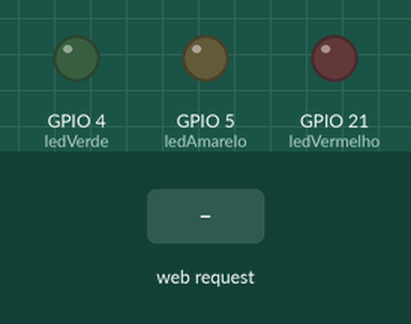
This sketch was run on a simulated ESP32. On the bench: output pins drawn as LEDs (lit = HIGH). Inputs (shaded band) come from the test bench. WiFi joins after 1.5 s; servers stay silent unless stated; what the sketch prints to the serial monitor is not drawn.

Above: at 2.7 s.
2.8 s: HTTP request GET /vermelho/ligar received
At 3.3 s:
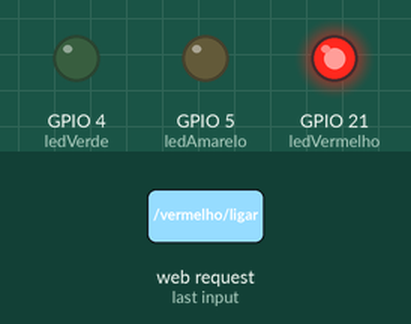
4.3 s: HTTP request GET /amarelo/ligar received
At 5.5 s:
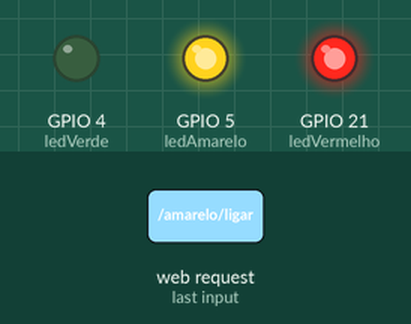
5.8 s: HTTP request GET /vermelho/desligar received
At 6.8 s:
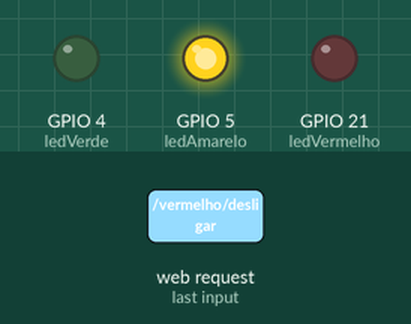
7.3 s: HTTP request GET /verde/ligar received
At 8.0 s:
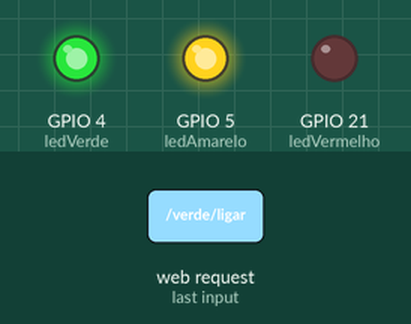
8.8 s: HTTP request GET /amarelo/desligar received
At 9.1 s:
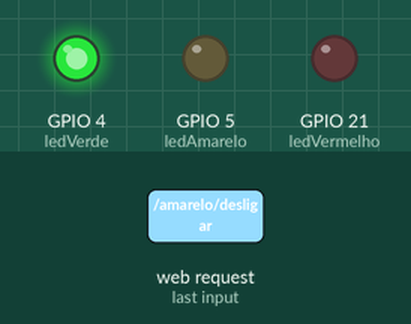
10.3 s: HTTP request GET /verde/desligar received
At 11.4 s:
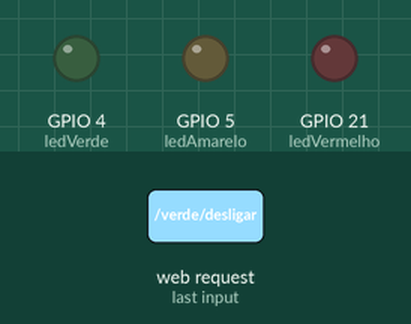
Timing chart, 0 to 12.8 s (numbered marks = the images above; inputs shaded):
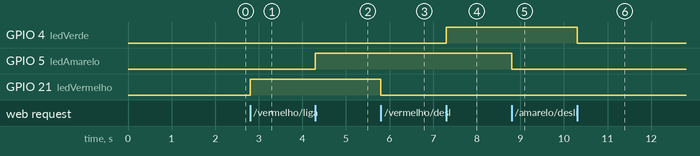

Measured:
- after the input at 2.8 s, GPIO 21 (ledVermelho): LOW → HIGH at once
- after the input at 4.3 s, GPIO 5 (ledAmarelo): LOW → HIGH at once
- after the input at 5.8 s, GPIO 21 (ledVermelho): HIGH → LOW at once
- after the input at 7.3 s, GPIO 4 (ledVerde): LOW → HIGH at once
- after the input at 8.8 s, GPIO 5 (ledAmarelo): HIGH → LOW at once
- after the input at 10.3 s, GPIO 4 (ledVerde): HIGH → LOW at once

The sketch:

contole_led_via_expogo1.ino
```cpp
#include <WiFi.h>
#include <WebServer.h>

// Dados da rede Wi-Fi
const char* ssid = "Nome Do Wifi";
const char* password = "Senha";

// Criando o servidor HTTP na porta 80
WebServer server(80);

// Pinos dos LEDs
const int ledVermelho = 21;
const int ledAmarelo = 5;
const int ledVerde = 4;

// Rota principal
void rota() {
  server.send(200, "text/plain", "Servidor funcionando!");
}

// LED vermelho
void ligarVermelho() {
  digitalWrite(ledVermelho, HIGH);
  server.send(200, "text/plain", "LED vermelho ligado!");
}

void desligarVermelho() {
  digitalWrite(ledVermelho, LOW);
  server.send(200, "text/plain", "LED vermelho desligado!");
}

// LED amarelo
void ligarAmarelo() {
  digitalWrite(ledAmarelo, HIGH);
  server.send(200, "text/plain", "LED amarelo ligado!");
}

void desligarAmarelo() {
  digitalWrite(ledAmarelo, LOW);
  server.send(200, "text/plain", "LED amarelo desligado!");
}

// LED verde
void ligarVerde() {
  digitalWrite(ledVerde, HIGH);
  server.send(200, "text/plain", "LED verde ligado!");
}

void desligarVerde() {
  digitalWrite(ledVerde, LOW);
  server.send(200, "text/plain", "LED verde desligado!");
}

void setup() {
  Serial.begin(115200);

  // Configurando os pinos como saída
  pinMode(ledVermelho, OUTPUT);
  pinMode(ledAmarelo, OUTPUT);
  pinMode(ledVerde, OUTPUT);

  // Começando com todos os LEDs desligados
  digitalWrite(ledVermelho, LOW);
  digitalWrite(ledAmarelo, LOW);
  digitalWrite(ledVerde, LOW);

  // Conectando ao Wi-Fi
  WiFi.begin(ssid, password);

  Serial.print("Conectando ao Wi-Fi");

  while (WiFi.status() != WL_CONNECTED) {
    delay(500);
    Serial.print(".");
  }

  Serial.println();
  Serial.println("Wi-Fi conectado!");

  // Exibindo o IP do ESP32
  Serial.print("IP do ESP32: ");
  Serial.println(WiFi.localIP());

  // Configurando as rotas HTTP
  server.on("/", rota);

  server.on("/vermelho/ligar", ligarVermelho);
  server.on("/vermelho/desligar", desligarVermelho);

  server.on("/amarelo/ligar", ligarAmarelo);
  server.on("/amarelo/desligar", desligarAmarelo);

  server.on("/verde/ligar", ligarVerde);
  server.on("/verde/desligar", desligarVerde);

  // Resposta para rotas inexistentes
  server.onNotFound([]() {
    server.send(404, "text/plain", "Rota nao encontrada!");
  });

  // Iniciando o servidor
  server.begin();

  Serial.println("Servidor HTTP iniciado!");
}

void loop() {
  // Verificando se chegaram requisições HTTP
  server.handleClient();
}
```
